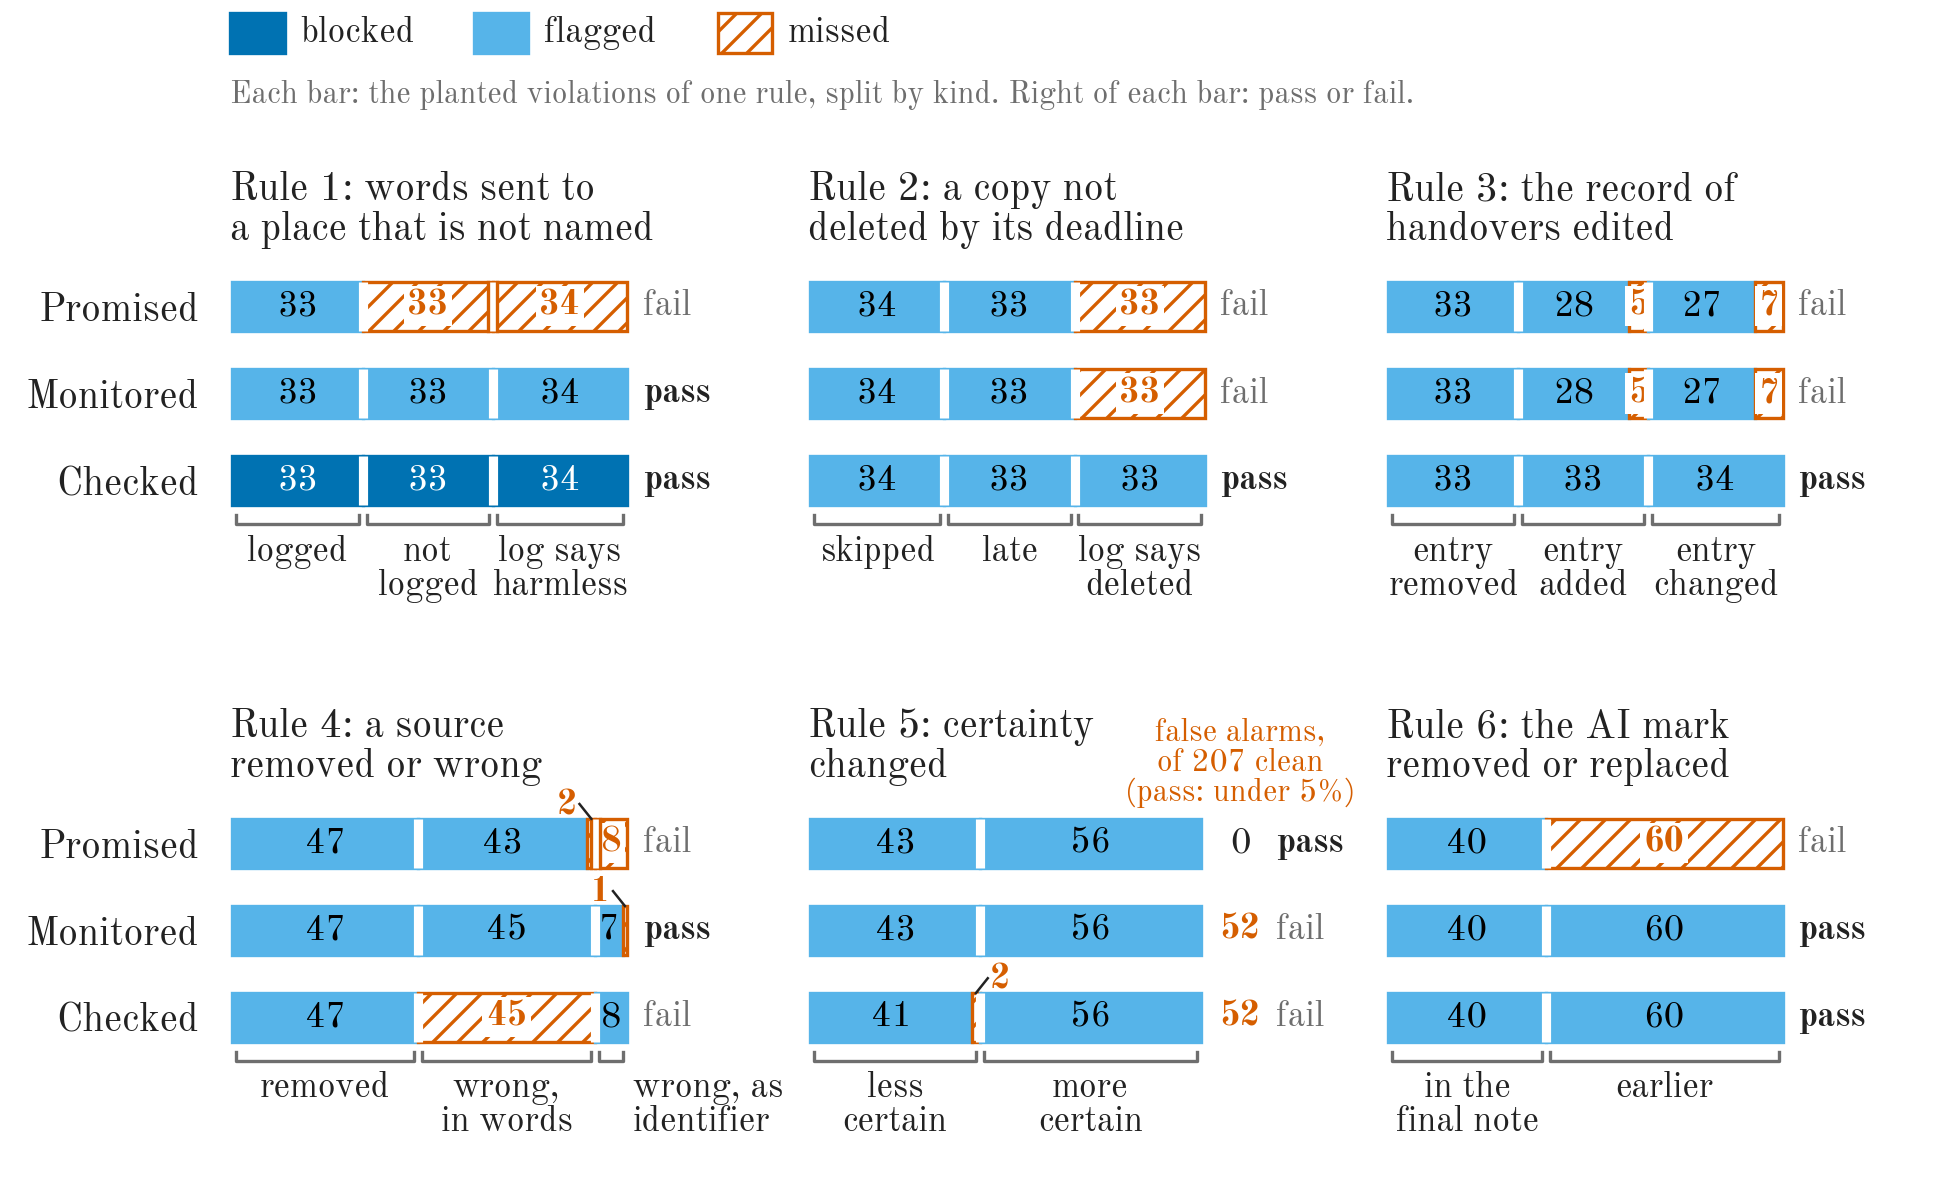

Write Python code to recreate this figure.
"""Figure 2: why a method misses. All six rules, the planted violations of each
split by kind; for each method, what happened to each kind, and its grade.

Counts, false alarms and grades come from grades.py, which reads
analysis/final_numbers.json and stops if any number differs from the values
it holds (Table 2 of draft/REPORT.src.md for the grades).
"""
import style
import grades
from grades import DATA, METHODS, OUTCOMES, GRADE, FA5
from matplotlib.patches import Rectangle
import matplotlib.pyplot as plt

style.apply()
INK, GREY, WARN = style.INK, style.GREY, style.MISSED

# rule: (panel title, [kind labels in drawing order], [label x-offsets in units])
PANELS = {
    1: ("Rule 1: words sent to\na place that is not named", ["logged", "not\nlogged", "log says\nharmless"]),
    2: ("Rule 2: a copy not\ndeleted by its deadline", ["skipped", "late", "log says\ndeleted"]),
    3: ("Rule 3: the record of\nhandovers edited", ["entry\nremoved", "entry\nadded", "entry\nchanged"]),
    4: ("Rule 4: a source\nremoved or wrong", ["removed", "wrong,\nin words", "wrong, as\nidentifier"]),
    5: ("Rule 5: certainty\nchanged", ["less\ncertain", "more\ncertain"]),
    6: ("Rule 6: the AI mark\nremoved or replaced", ["in the\nfinal note", "earlier"]),
}

BAR_H = 0.56
NARROW = 4          # segments narrower than this get their number above, with a leader
XMAX = 140
TAG_X = 104         # pass or fail, after the bar
FA_X = 109          # rule 5: false alarms column
FS_NUM, FS_KIND, FS_TAG = style.LABEL, style.LABEL, style.LABEL

fig = plt.figure(figsize=(style.WIDTH_IN, 3.95))
L, R, GAP = 0.118, 0.995, 0.012
PW = (R - L - 2 * GAP) / 3
ROWS = {0: (0.565, 0.222), 1: (0.112, 0.222)}   # (bottom, height) in figure fractions
axes = {}
for idx, rule in enumerate(PANELS):
    row, col = divmod(idx, 3)
    b, h = ROWS[row]
    axes[rule] = fig.add_axes([L + col * (PW + GAP), b, PW, h])

for rule, (title, kinds) in PANELS.items():
    ax = axes[rule]
    tag_x = FA_X + 9 if rule == 5 else TAG_X
    for i, m in enumerate(METHODS):
        y = len(METHODS) - 1 - i
        x = 0
        total = sum(sum(c) for c in DATA[rule][m])
        for counts in DATA[rule][m]:
            for o, n in zip(OUTCOMES, counts):
                if n == 0:
                    continue
                ax.add_patch(Rectangle(
                    (x, y - BAR_H / 2), n, BAR_H,
                    facecolor=style.OUTCOME_FACE[o], edgecolor=style.OUTCOME_EDGE[o],
                    hatch=style.OUTCOME_HATCH[o], linewidth=0.8))
                kw = dict(fontsize=FS_NUM, color=style.OUTCOME_TEXT[o],
                          fontweight="bold" if o == "missed" else "normal")
                if n < NARROW:   # number above the segment, with a short leader
                    cx = x + n / 2
                    d = -1 if cx > 90 else 1
                    ax.plot([cx, cx + 3 * d], [y + BAR_H / 2, y + BAR_H / 2 + 0.17],
                            color=INK, lw=0.6, clip_on=False, zorder=4)
                    ax.text(cx + 3.6 * d, y + BAR_H / 2 + 0.15, str(n),
                            ha="left" if d > 0 else "right", va="center",
                            clip_on=False, **kw)
                else:
                    ax.text(x + n / 2, y, str(n), ha="center", va="center",
                            bbox=dict(boxstyle="square,pad=0.1", fc="white", ec="none")
                            if o == "missed" else None, **kw)
                x += n
            if x >= total:
                continue
            ax.plot([x, x], [y - BAR_H / 2, y + BAR_H / 2], color="white", lw=2.2,
                    solid_capstyle="butt", zorder=3)
            ks = DATA[rule][m]
            j = [sum(sum(c) for c in ks[:k + 1]) for k in range(len(ks))].index(x)
            if counts[2] and ks[j + 1][0] == ks[j + 1][1] == 0:   # missed kind meets missed kind: an edge each
                for dx in (-1.2, 1.2):
                    ax.plot([x + dx, x + dx], [y - BAR_H / 2, y + BAR_H / 2],
                            color=style.OUTCOME_EDGE["missed"], lw=0.8, zorder=3.5)
        if rule == 5:   # false alarms on clean questions, in their own column
            a, c = FA5[m]
            ax.text(FA_X, y, str(a), ha="center", va="center", fontsize=FS_NUM,
                    color=WARN if a else INK, fontweight="bold" if a else "normal")
        g = GRADE[rule, m]
        ax.text(tag_x, y, g, ha="left", va="center", fontsize=FS_TAG,
                color=INK if g == "pass" else GREY,
                fontweight="bold" if g == "pass" else "normal")
    if rule == 5:
        ax.text(FA_X, len(METHODS) - 1 + BAR_H / 2 + 0.12, "false alarms,\nof 207 clean\n(pass: under 5%)",
                ha="center", va="bottom", fontsize=style.NOTE, color=WARN, linespacing=1.0)
    # kinds named once under the panel, with brackets, all on one line
    x = 0
    yb = -0.5
    sizes = [sum(c) for c in DATA[rule]["Checked"]]
    for j, (short, n) in enumerate(zip(kinds, sizes)):
        ax.plot([x + 1.0, x + 1.0, x + n - 1.0, x + n - 1.0],
                [yb + 0.1, yb, yb, yb + 0.1], color=GREY, lw=0.8, clip_on=False)
        if n < 15:   # narrow kind: label to the right of its bracket, past the bar's end
            ax.text(x + n + 1.5, yb - 0.12, short, ha="left", va="top", fontsize=FS_KIND,
                    color=INK, linespacing=1.0, clip_on=False)
        else:
            ax.text(x + n / 2, yb - 0.12, short, ha="center", va="top", fontsize=FS_KIND,
                    color=INK, linespacing=1.0)
        x += n
    ax.set_xlim(-0.6, XMAX)
    ax.set_ylim(-0.4, len(METHODS) - 0.38)
    ax.set_title(title, fontsize=style.HEAD, loc="left", pad=3, linespacing=1.05)
    for s in ax.spines.values():
        s.set_visible(False)
    ax.tick_params(axis="x", bottom=False, labelbottom=False)
    ax.tick_params(axis="y", left=False, labelleft=False)
    ax.set_yticks(range(len(METHODS)))

# method names on the left of each row
for rule in (1, 4):
    ax = axes[rule]
    ax.tick_params(axis="y", labelleft=True, pad=4)
    ax.set_yticklabels(METHODS[::-1], fontsize=style.HEAD)

# key for the outcomes, one row at the top
kx, ky = L, 0.972
for o in OUTCOMES:
    fig.patches.append(Rectangle((kx, ky - 0.017), 0.028, 0.034, transform=fig.transFigure,
                                 facecolor=style.OUTCOME_FACE[o], edgecolor=style.OUTCOME_EDGE[o],
                                 hatch=style.OUTCOME_HATCH[o], linewidth=0.8))
    fig.text(kx + 0.036, ky, o, va="center", fontsize=style.LABEL)
    kx += 0.125
fig.text(L, ky - 0.052, "Each bar: the planted violations of one rule, split by kind. "
         "Right of each bar: pass or fail.",
         ha="left", va="center", fontsize=style.NOTE, color=GREY)

style.save(fig, "fig2_why_missed")
